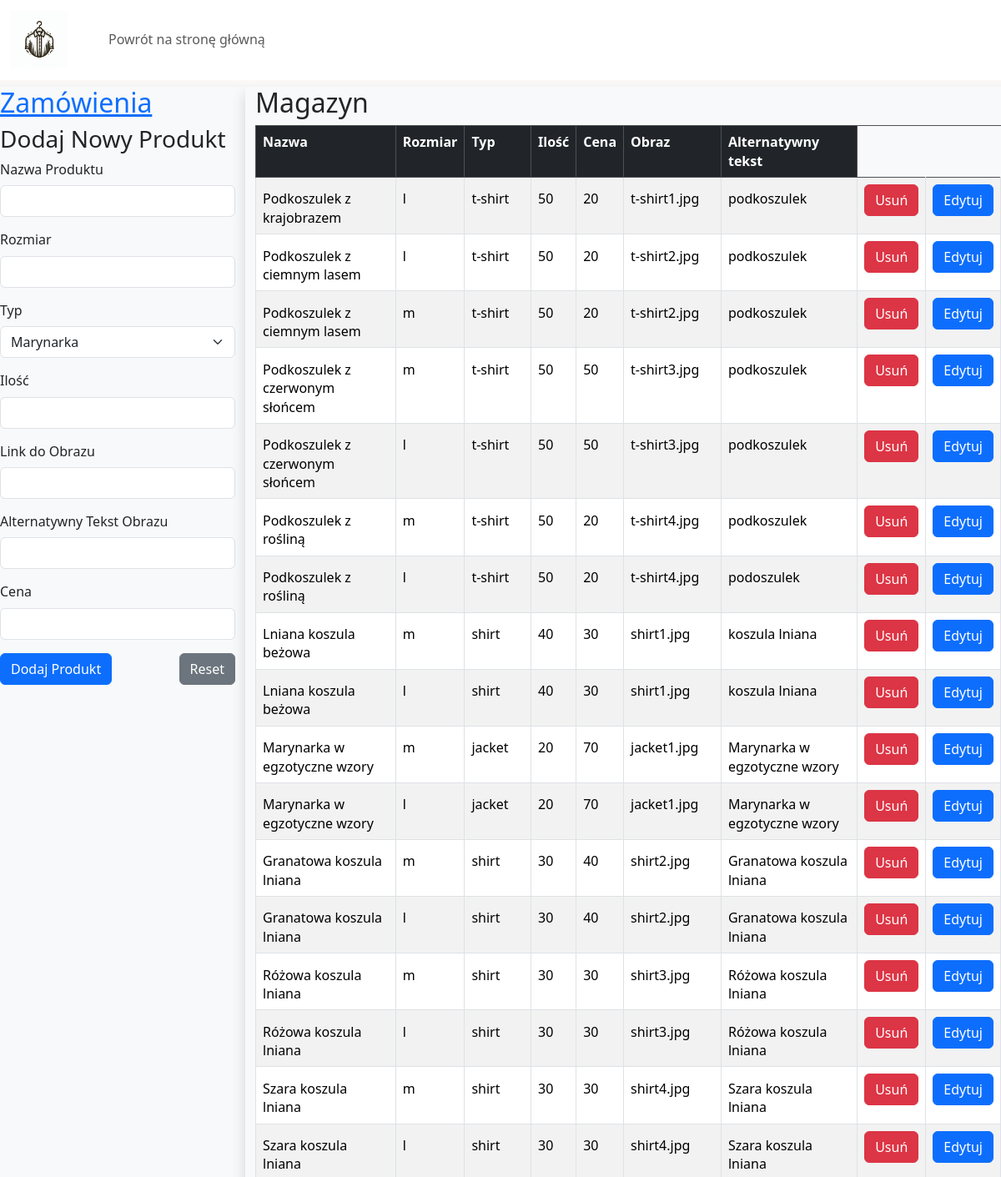
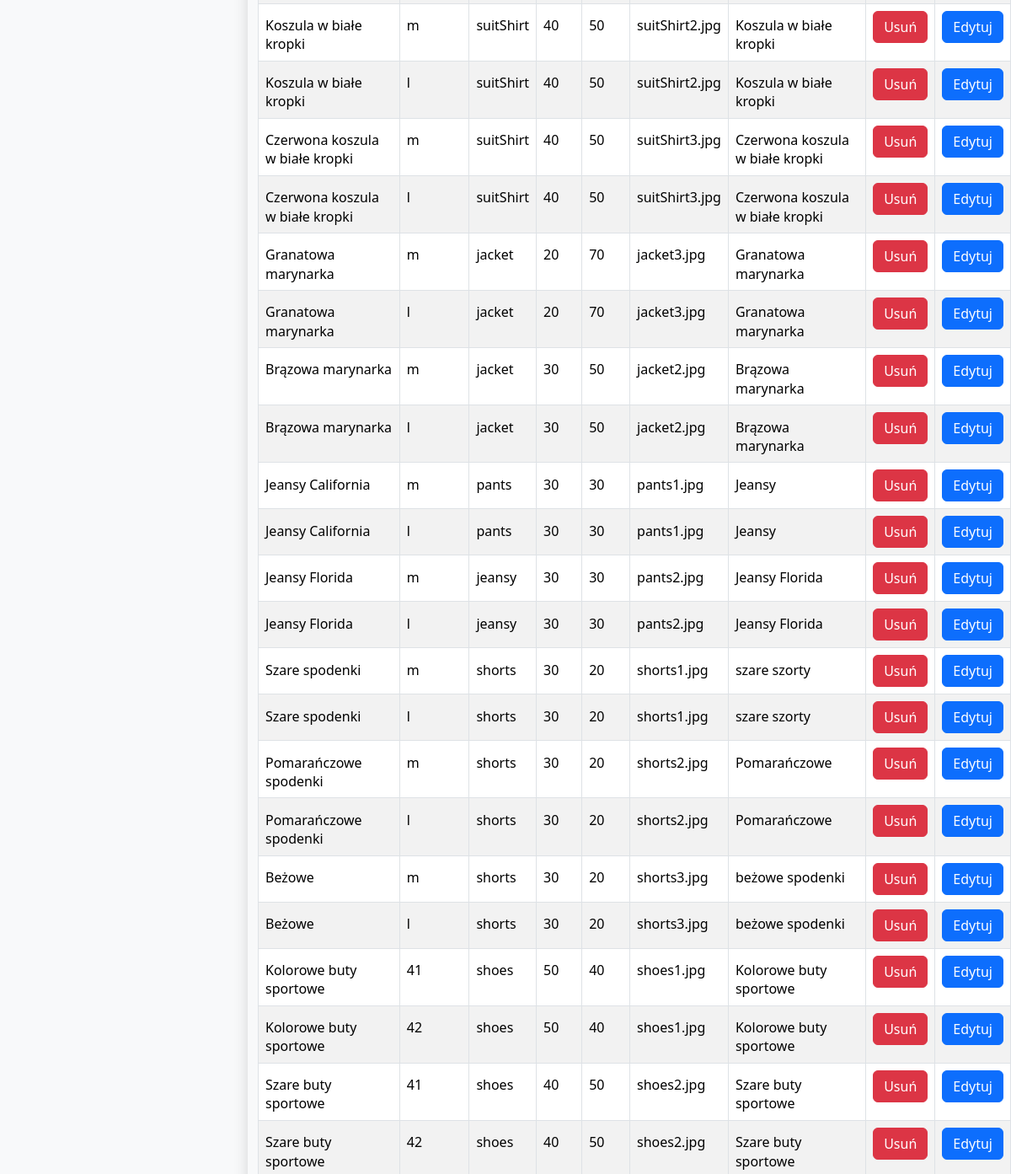
The app's page /storage.php (upper part), older data (2 pictures, top to bottom).
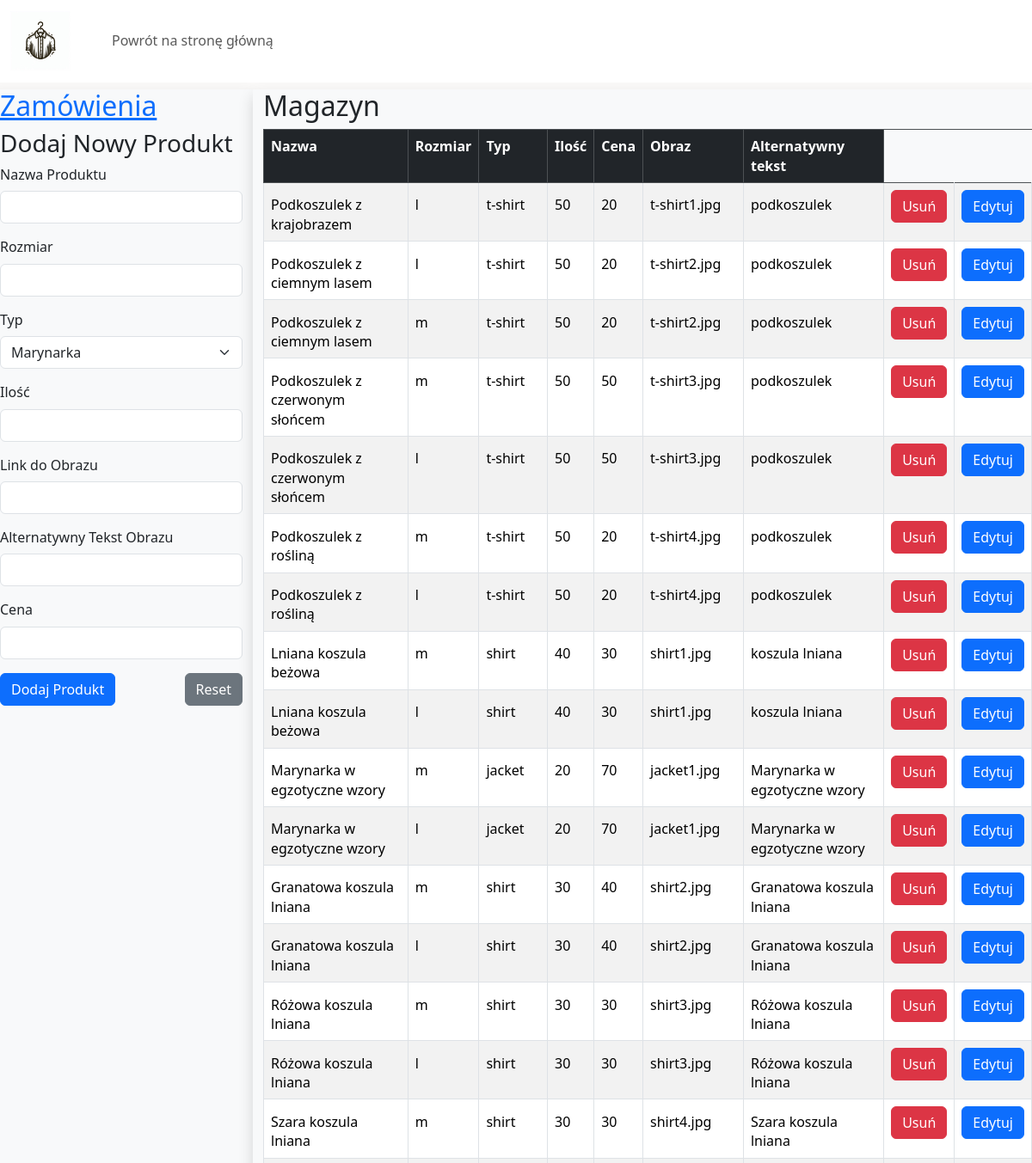
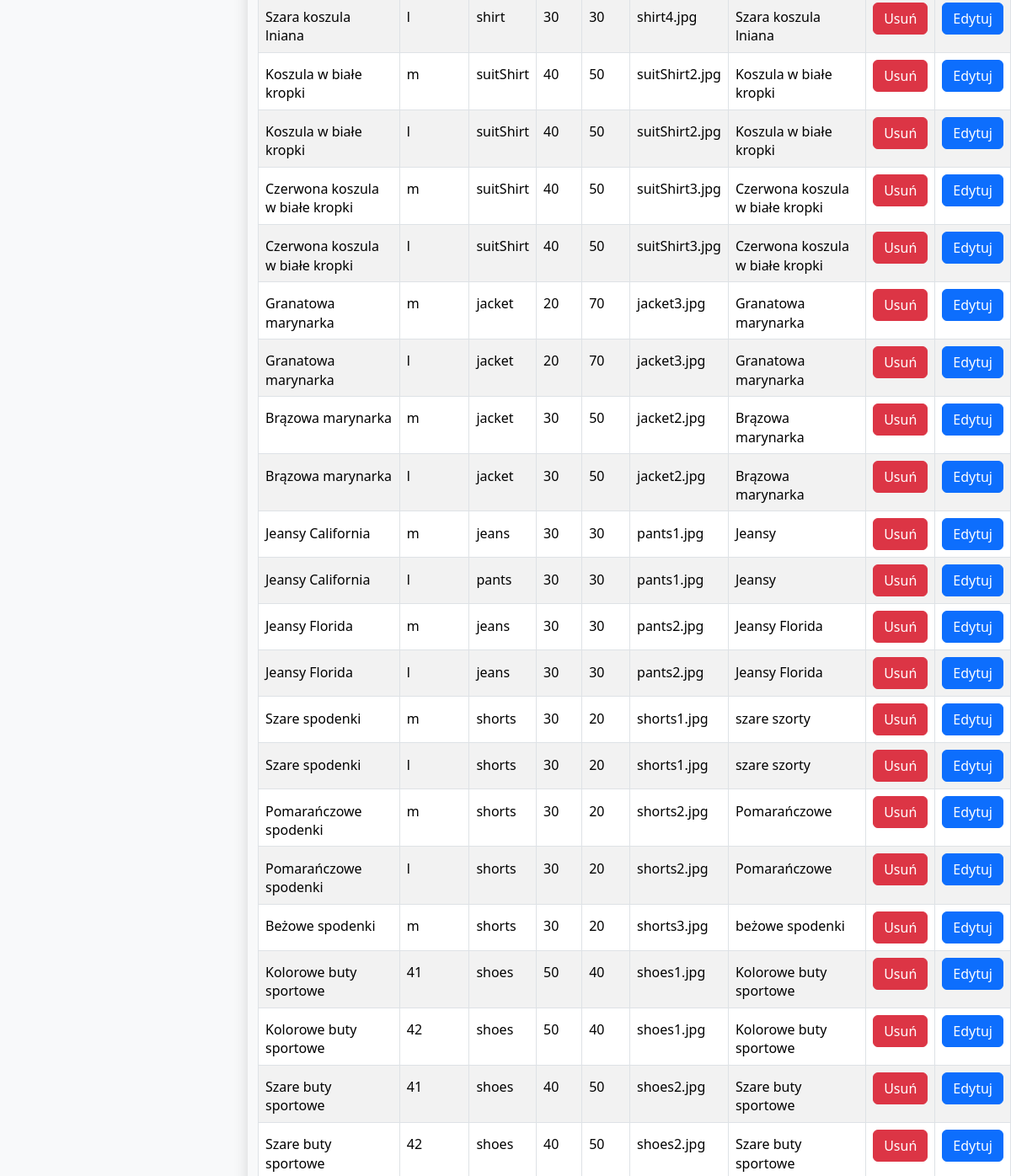
The same page, newer data (2 pictures, top to bottom).
### tables this page shows
CREATE TABLE `merch` (
  `id` int(11) NOT NULL,
  `name` varchar(255) NOT NULL,
  `size` varchar(3) NOT NULL,
  `type` varchar(255) NOT NULL,
  `quantity` int(11) NOT NULL,
  `img` varchar(255) NOT NULL,
  `alt` varchar(255) NOT NULL,
  `price` float NOT NULL
);

### storage.php (the view, shortened to what this page needs)
<?php
  include 'dbconfig.php';
  $conn = mysqli_connect($server, $user, $pass, $base);
  $sql = "SELECT * FROM merch";
  $result = mysqli_query($conn, $sql);
?>
<!DOCTYPE html>
<html lang="pl-PL">
  <head>
    <link rel="stylesheet" href="./css/clearstyle.css">
    <link rel="stylesheet" href="./css/bootstrap.min.css">
    <link rel="stylesheet" href="./css/style.css">
    <link rel="stylesheet" href="./css/bootstrap-icons.min.css">
  </head>
  <body>
    <header>
        <nav class="navbar nav-underline navbar-expand-lg bg-white ">
          <div class="container-fluid">
            <a class="navbar-brand" href="#"><img class="img-fluid" width="70" length="70" src="./images/logo.jpg"></a>
            <div class="collapse navbar-collapse" id="navbarScroll">
              <ul class="navbar-nav me-auto my-2 my-lg-0 " style="--bs-scroll-height: 100px;">
                <li class="nav-item">
                  <a class="nav-link p-2 ms-4" aria-current="page" href="logout.php">Powrót na stronę główną</a>
                </li>
        </nav>
    </header>
    <main class="containter">
      <div class="row ">
        <div class="col-3 bg-light rouded shadow mt-2">
          <a href="adminPanel.php"><h2>Zamówienia</h2></a>
          <div class="row">
          <h3>Dodaj Nowy Produkt</h3>
                <form action="addToStorage.php" method="POST">
                    <div class="mb-3">
                        <label for="name" class="form-label">Nazwa Produktu</label>
                        <input type="text" class="form-control" id="name" name="name" required>
                    </div>
                    <div class="mb-3">
                        <label for="size" class="form-label">Rozmiar</label>
                        <input type="text" class="form-control" id="size" name="size" required>
                    </div>
                    <div class="mb-3">
                        <label for="type" class="form-label">Typ</label>
                        <select class="form-select" id="type" name="type" required>
                            <option value="jacket">Marynarka</option>
                        </select>
                    </div>
                    <div class="mb-3">
                        <label for="quantity" class="form-label">Ilość</label>
                        <input type="number" class="form-control" id="quantity" name="quantity" required>
                    </div>
                    <div class="mb-3">
                        <label for="img" class="form-label">Link do Obrazu</label>
                        <input type="text" class="form-control" id="img" name="img" required>
                    </div>
                    <div class="mb-3">
                        <label for="alt" class="form-label">Alternatywny Tekst Obrazu</label>
                        <input type="text" class="form-control" id="alt" name="alt" required>
                    </div>
                    <div class="mb-3">
                        <label for="price" class="form-label">Cena</label>
                        <input type="number" step="0.01" class="form-control" id="price" name="price" required>
                    </div>
                    <div class="d-flex justify-content-between">
                        <button type="submit" class="btn btn-primary">Dodaj Produkt</button>
                        <button type="reset" class="btn btn-secondary">Reset</button>
                    </div>
                </form>
          </div>
        </div>
        <div class="col bg-light rouded shadow mt-2">
          <h2>Magazyn</h2>
          <?php
          echo'
            <table class="table table-striped table-bordered">
            <thead class="table-dark">
                <tr>
                    <th>Nazwa</th>
                    <th>Rozmiar</th>
                    <th>Typ</th>
                    <th>Ilość</th>
                    <th>Cena</th>
                    <th>Obraz</th>
                    <th>Alternatywny tekst</th>
                </tr>
            </thead>
            <tbody>
        ';
        while ($row = mysqli_fetch_assoc($result)){
          echo'<tr>
                  <td>'.$row['name'].'</td>
                  <td>'.$row['size'].'</td>
                  <td>'.$row['type'].'</td>
                  <td>'.$row['quantity'].'</td>
                  <td>'.$row['price'].'</td>
                  <td>'.$row['img'].'</td>
                  <td>'.$row['alt'].'</td>
                  <td><a href="deleteFromStorage.php?id='.$row['id'].'"><button type="button" class="btn btn-danger">Usuń</button></a></td>
                  <td><a href="editStorage.php?id='.$row['id'].'"><button type="button" class="btn btn-primary">Edytuj</button></a></td>
                </tr>';
        }
        echo'</tbody> </table>';
          ?>
        </div>
      </div>
    </main>
  </body>
</html>

### css/clearstyle.css (style rules this page uses)
* { margin: 0; padding: 0; border: 0; line-height: 1.4em; vertical-align: baseline; text-decoration: none; outline: 0; }

### css/style.css (style rules this page uses)
* { box-sizing: border-box; }
body { background-color: #faf9f8; }

Row changes from the older to the newer data that the page shows:
removed merch: name "Beżowe", size "l", type "shorts", quantity "30", price "20", img "shorts3.jpg", alt "beżowe spodenki"
changed merch (number 7 of 38 on the later page): alt "podoszulek" → "podkoszulek"
changed merch (number 26 of 38 on the later page): type "pants" → "jeans"
changed merch (number 28 of 38 on the later page): type "jeansy" → "jeans"
changed merch (number 29 of 38 on the later page): type "jeansy" → "jeans"
changed merch "shorts3.jpg": name "Beżowe" → "Beżowe spodenki"
